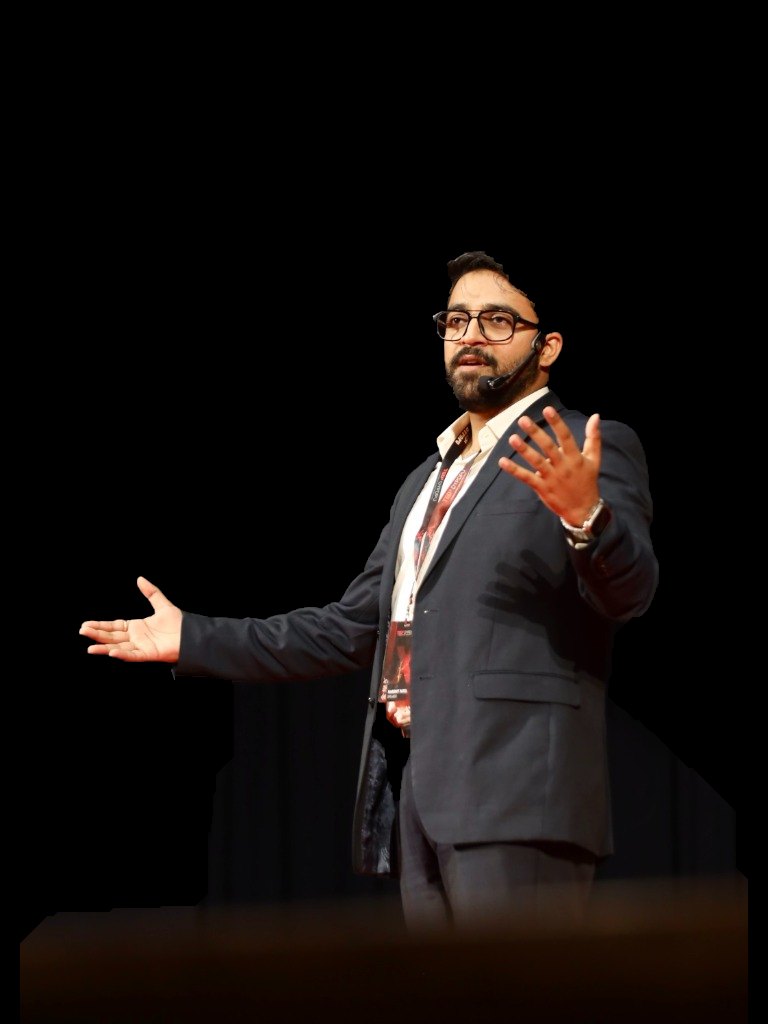
#> input picture src/assets/hero_cutout_real.png, 768 x 1024 px
$ python remove_bg.py
#> lines starting #> are read from the running program, lines starting #| are printed output that depends on the picture; after the words box and inside, x2 and y2 are one past the last pixel; in counts of white or black regions, pixels touching at a corner belong together
import cv2
import numpy as np

# Load the image
img = cv2.imread('src/assets/hero_cutout_real.png')
#> img is the input picture: shape (1024, 768, 3); mean B, G, R 12.8, 14.5, 19.2

# Convert to RGBA
rgba = cv2.cvtColor(img, cv2.COLOR_BGR2BGRA)

# Convert to grayscale for thresholding
gray = cv2.cvtColor(img, cv2.COLOR_BGR2GRAY)
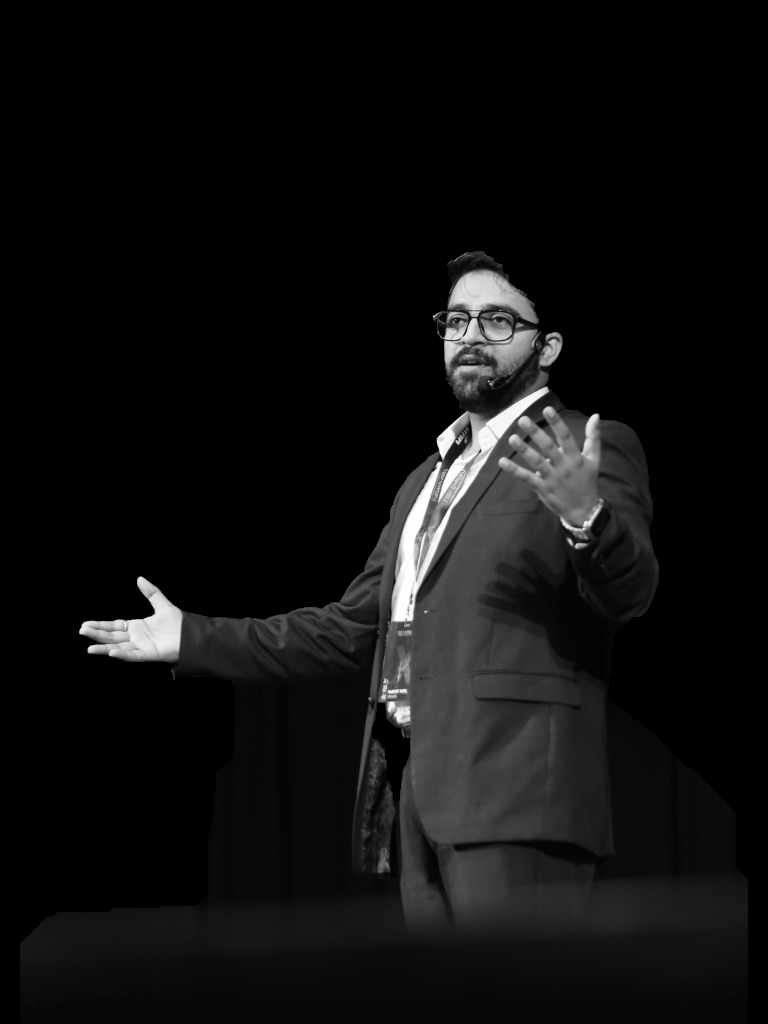
#> gray: shape (1024, 768); min 0, max 255, mean 15.7

# The background is very light (near white). We create a mask for it.
# Threshold value can be adjusted (e.g., > 240 is considered background)
_, mask = cv2.threshold(gray, 240, 255, cv2.THRESH_BINARY)
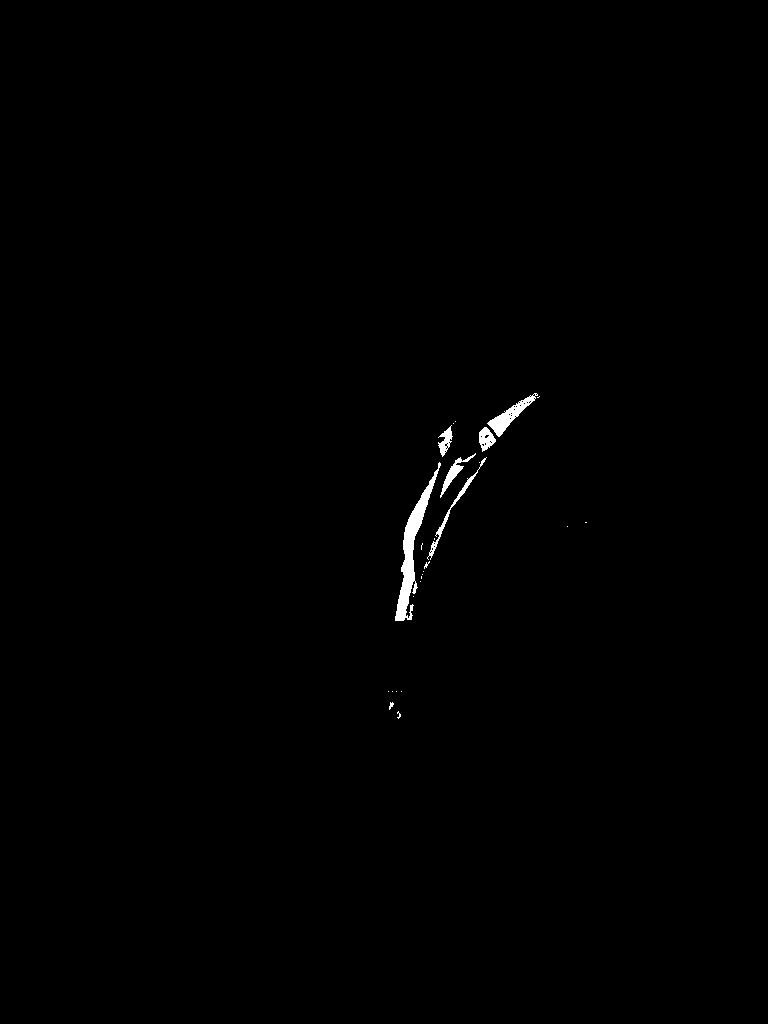
#> mask: shape (1024, 768); 0.44% white; 26 white regions (19 under 20 px), largest, box (x1, y1, x2, y2) and area: (395, 462, 441, 621) 1655, (487, 393, 538, 437) 613, (427, 457, 487, 560) 362

# Invert mask (so human is 255 and background is 0)
mask_inv = cv2.bitwise_not(mask)

# Clean up the mask using morphological operations (to remove noise/halos)
kernel = np.ones((3,3), np.uint8)
mask_inv = cv2.erode(mask_inv, kernel, iterations=1)
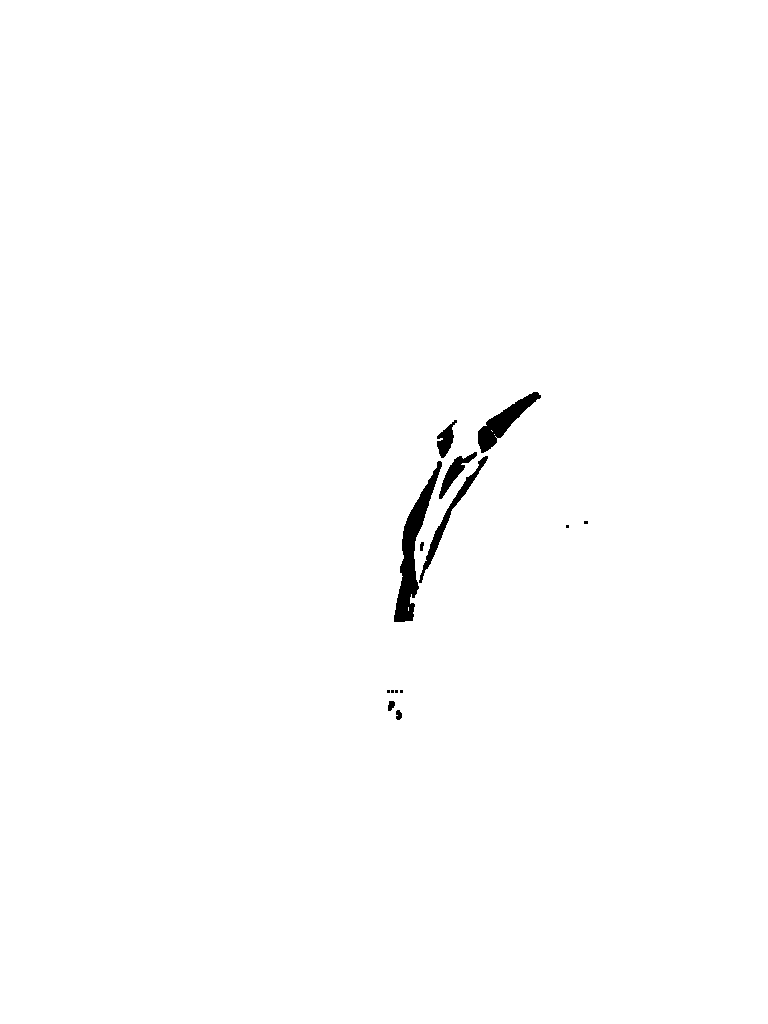
#> mask_inv: shape (1024, 768); 99.3% white; 14 black regions (6 under 20 px), largest, box (x1, y1, x2, y2) and area: (394, 461, 442, 622) 2174, (478, 392, 541, 453) 1203, (419, 456, 488, 583) 824
mask_inv = cv2.GaussianBlur(mask_inv, (5, 5), 0)

# Apply the mask to the alpha channel
rgba[:, :, 3] = mask_inv
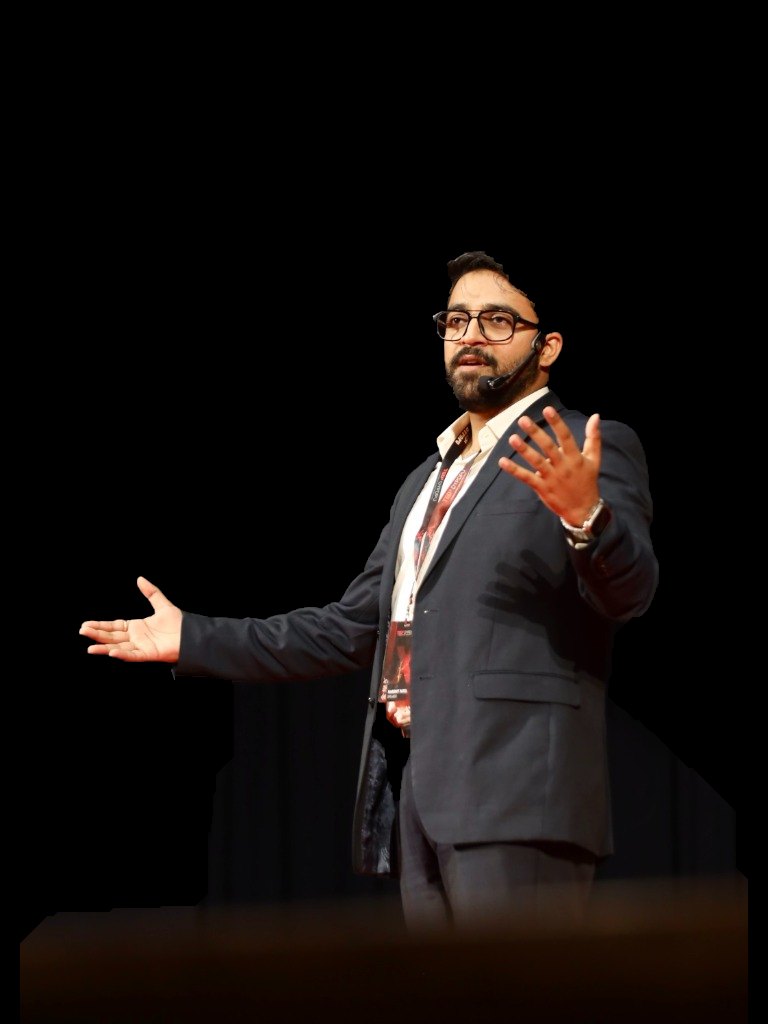
#> rgba: shape (1024, 768, 4); mean B, G, R, A 12.8, 14.5, 19.2, 253.3

# Save the result
cv2.imwrite('src/assets/hero_cutout_real.png', rgba)
print("Background removed successfully.")

$ run again, with src/assets/IMG_20260813_170247.jpg.jpeg saved as src/assets/hero_cutout_real.png
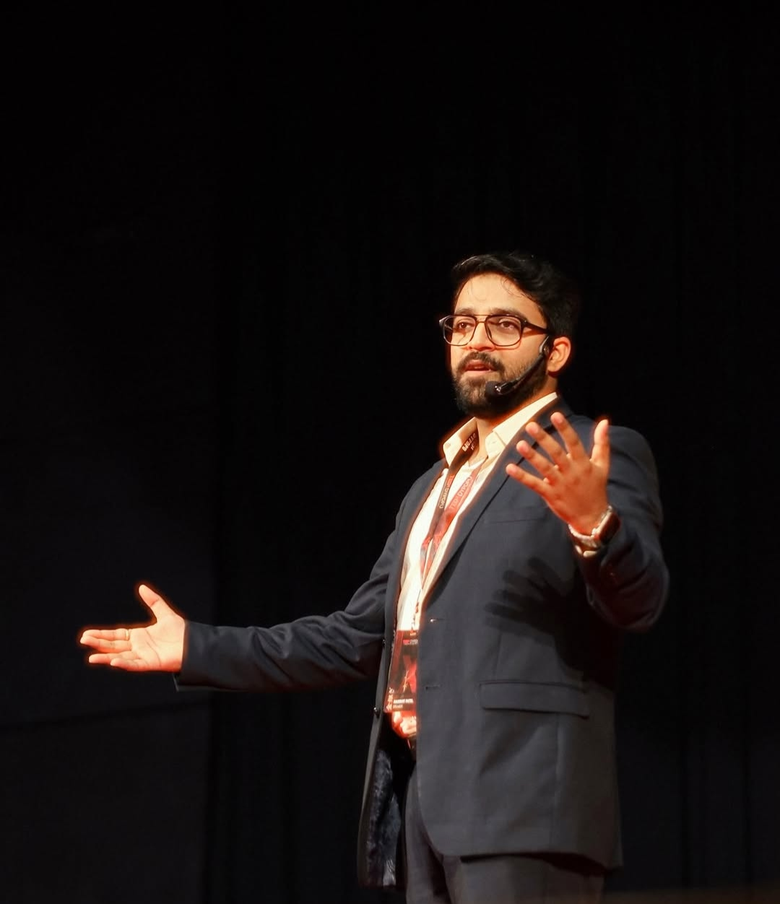
#> input picture src/assets/IMG_20260813_170247.jpg.jpeg, 780 x 904 px, shrunk from 1080 x 1252 before the run
#> img is the input picture: shape (904, 780, 3); mean B, G, R 17.6, 18.4, 24
#> `_, mask = cv2.threshold(gray, 240, 255, cv2.THRESH_BINARY)`:
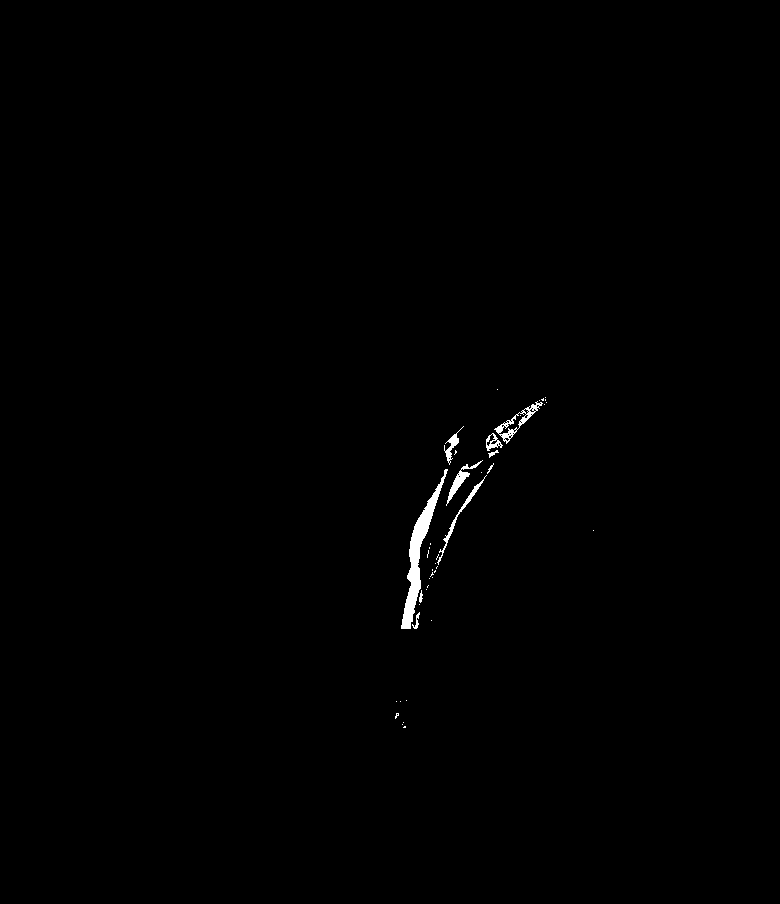
#> mask: shape (904, 780); 0.44% white; 43 white regions (33 under 20 px), largest, box (x1, y1, x2, y2) and area: (401, 469, 448, 629) 1570, (494, 401, 543, 444) 394, (446, 460, 483, 506) 300
#> `rgba[:, :, 3] = mask_inv`:
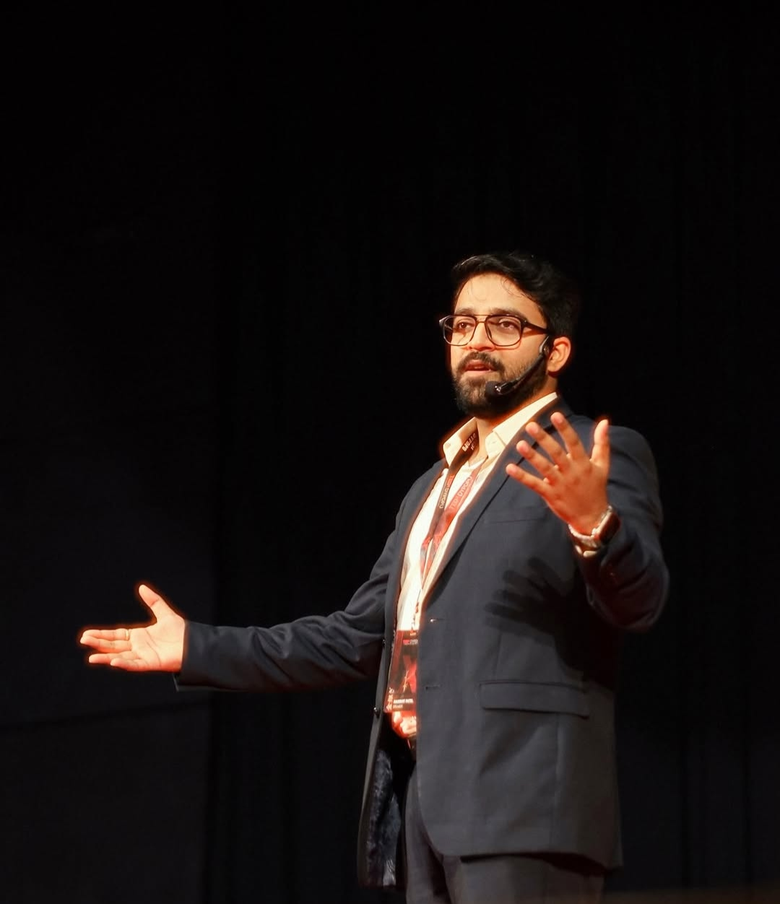
#> rgba: shape (904, 780, 4); mean B, G, R, A 17.6, 18.4, 24, 253.1
